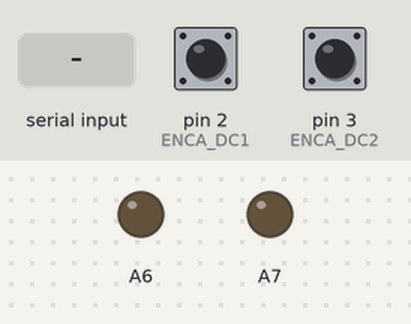
This sketch was run on a simulated Arduino Mega 2560, built with avr-gcc and run on an emulated ATmega2560. Shown: output pins drawn as LEDs (lit = HIGH). The test bench sets the inputs (shaded band); at power-on: pin 2 (ENCA_DC1) HIGH, pin 3 (ENCA_DC2) HIGH. Pins used as bus, display or sensor lines are not drawn; what the sketch prints to the serial monitor is not drawn.

Above: at 1.2 s.
1.3 s: "1" received over Serial
2.8 s: byte 82 ('R') received over Serial
4.3 s: byte 76 ('L') received over Serial
5.8 s: byte 87 ('W') received over Serial
7.3 s: "F" received over the second serial link
At 8.5 s:
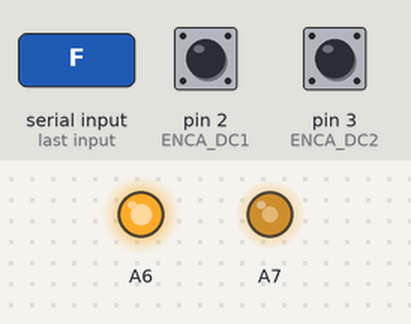
8.8 s: byte 119 ('w') received over Serial
At 9.2 s:
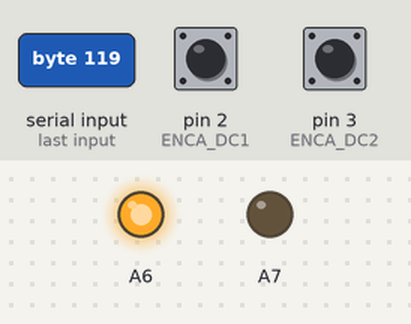
Timing chart, 0 to 11.3 s (numbered marks = the images above; inputs shaded):
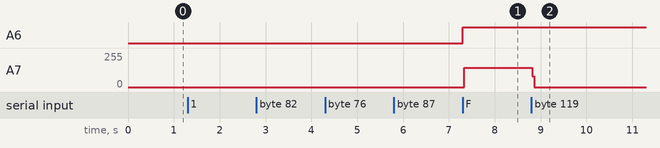

Measured:
- after the input at 1.3 s, every drawn part: stays the same
- after the input at 2.8 s, every drawn part: stays the same
- after the input at 4.3 s, every drawn part: stays the same
- after the input at 5.8 s, every drawn part: stays the same
- after the input at 7.3 s, A6: LOW → HIGH at once; A7: 0/255 → 146/255 at once
- after the input at 8.8 s, A7: 146/255 → 0/255 at once

The sketch:

control_bluetooth_v1.ino
```cpp
// DC_Motor_Encoder
#include <util/atomic.h>
  // Declare DC1
  #define ENCA_DC1  2
  #define ENCB_DC1  A1
  #define PWM_DC1   13
  #define IN2_DC1   46
  // Declare DC2
  #define ENCA_DC2  3
  #define ENCB_DC2  49
  #define PWM_DC2   45
  #define IN2_DC2   44


  // Setting_PID_Motor_DC1
  int pwr_DC1;
  int dir_DC1;
  long prevT_DC1 = 0;
  int posPrev_DC1 = 0;
  volatile int pos_i_DC1 = 0;
  volatile float velocity_i_DC1 = 0;
  volatile long prevT_i_DC1 = 0;
  float eintegral_DC1 = 0;
  float v1Filt = 0;
  float v1Prev = 0;
  // Setting_PID_Motor_DC2
  int pwr_DC2;
  int dir_DC2;
  long prevT_DC2 = 0;
  int posPrev_DC2 = 0;
  volatile int pos_i_DC2 = 0;
  volatile float velocity_i_DC2 = 0;
  volatile long prevT_i_DC2 = 0;
  float eintegral_DC2 = 0;
  float v2Filt = 0;
  float v2Prev = 0;
  // Setting_boot_speed
  int speed_pwm = 80;
  int rotation_speed = 30;

// StepperMotor
#include <StepperMotor.h>
  #define pul       A7
  #define dir_step  A6
  #define increase  (0.03)
  // Setup_StepperMotor
  StepperMotor stepper(pul, dir_step);
  // Setting_StepperMotor
  float disPerRound = 1.0 ;// only round: 1.0 round, vitme T8-4mm: 4.0 mm, GT2 Pulley 16 Teeth: 16x2 = 32.0 mm
  int microStep = 1; //1: full step, 2: haft step, ...
  float angleStep = 0.05625; //a step angle of 1.8 degrees with 200 steps per revolution
  float stepsPerUnit = (1 / disPerRound) * 360.0 * microStep / angleStep; //steps/round or steps/mm ...
  float target = 0;
  int count_stepper_motor=0;

// BLUETOOTH
#include <SoftwareSerial.h>
  SoftwareSerial BLUETOOTH(A15, A14);
  char Text_bluetooth;  //for receiving bluetooth

// Control Mode setting
  #define data_rate (9600)  // 9600, 19200, 38400, 57600, 115200 baud
  int Mode_action_form = 0;
  // Mode_action_form = 0 điều khiển chạy dài
  // Mode_action_form = 1 điều khiển nâng hạ
  int Mode_control_signal = 0;

void setup() {
  Serial.begin(data_rate);
  BLUETOOTH.begin(data_rate);
  // Stepper
  stepper.setStepsPerUnit(stepsPerUnit);
  stepper.setSpeed(2.0);  //set 2 round/s
  stepper.setStartDirection(HIGH);
  // DC1
  pinMode(ENCA_DC1, INPUT);
  pinMode(ENCB_DC1, INPUT);
  pinMode(PWM_DC1, OUTPUT);
  pinMode(IN2_DC1, OUTPUT);
  // DC2
  pinMode(ENCA_DC2, INPUT);
  pinMode(ENCB_DC2, INPUT);
  pinMode(PWM_DC2, OUTPUT);
  pinMode(IN2_DC2, OUTPUT);
  // Encoder
  attachInterrupt(digitalPinToInterrupt(ENCA_DC1), readEncoder_DC1, RISING);
  attachInterrupt(digitalPinToInterrupt(ENCA_DC2), readEncoder_DC2, RISING);
}

void loop() {
  float vt_DC1;
  float vt_DC2;

  Bluetooth(vt_DC1, vt_DC2);

  if (Mode_action_form == 1) {
    vt_DC1 = 0;
    vt_DC2 = 0;
    count_stepper_motor = target;
    stepper.moveTo(target);
  }

  PID(vt_DC1, vt_DC2);

  setMotor(dir_DC1, pwr_DC1, PWM_DC1, IN2_DC1);
  setMotor(dir_DC2, pwr_DC2, PWM_DC2, IN2_DC2);

}

void Bluetooth (float vt_DC1, float vt_DC2) {
  //Dk Bluetooth
  if (BLUETOOTH.available()) {
    Text_bluetooth = BLUETOOTH.read();
    Serial.write(Text_bluetooth);
  }
  if (Serial.available()) {
    Text_bluetooth = Serial.read();
    Serial.write(Text_bluetooth);
    BLUETOOTH.write(Text_bluetooth);
  }
  switch (Text_bluetooth) {
    case '1': {
      speed_pwm = 20;
    }
      break;

    case '2': {
      speed_pwm = 50;
    }
      break;

    case '3': {
      speed_pwm = 80;
    }
      break;

    case '4': {
      speed_pwm = 110;
    }
      break;

    case '5': {
      speed_pwm = 140;
    }
      break;

    case '6': {
      speed_pwm = 170;
    }
      break;

    case '8': {
      speed_pwm = 200;
    }
      break;

    case '9': {
      speed_pwm = 230;
    }
      break;

    case 'F': {
      if (Mode_action_form == 0) {
        vt_DC1 = -speed_pwm;
        vt_DC2 = speed_pwm;
      }
      else {
        target = target + increase;
      }
    }
      break;

    case 'B': {
      if (Mode_action_form == 0) {
        vt_DC1 = speed_pwm;
        vt_DC2 = -speed_pwm;
      }
      else {
        target = target - increase;
      }
    }

      break;
    case 'R': {
      vt_DC1 = rotation_speed;
      vt_DC2 = rotation_speed;
    }
      break;

    case 'L': {
      vt_DC1 = -rotation_speed;
      vt_DC2 = -rotation_speed;
    }
      break;

    case 'W': {
      target = count_stepper_motor;
      Mode_action_form = 1;
    }
      break;
    case 'w': {
      target = count_stepper_motor;
      Mode_action_form = 0;
    }
      break;

    case 'S':
      vt_DC1 = 0;
      vt_DC2 = 0;
      break;

    defailt:
      vt_DC1 = 0;
      vt_DC2 = 0;
      break;
  }
}

void PID (float vt_DC1, float vt_DC2) {
  int pos_DC1 = 0;
  float velocity1_DC1 = 0;
  int pos_DC2 = 0;
  float velocity2_DC2 = 0;
  ATOMIC_BLOCK(ATOMIC_RESTORESTATE) {
    pos_DC1 = pos_i_DC1;
    velocity1_DC1 = velocity_i_DC1;
    pos_DC2 = pos_i_DC2;
    velocity2_DC2 = velocity_i_DC2;
  }
  //Compute velocity with method 1
  long currT_DC1 = micros();
  float deltaT_DC1 = ((float)(currT_DC1 - prevT_DC1)) / 1.0e6;
  velocity1_DC1 = (pos_DC1 - posPrev_DC1) / deltaT_DC1;
  posPrev_DC1 = pos_DC1;
  prevT_DC1 = currT_DC1;

  //Compute velocity with method 1
  long currT_DC2 = micros();
  float deltaT_DC2 = ((float)(currT_DC2 - prevT_DC2)) / 1.0e6;
  velocity2_DC2 = (pos_DC2 - posPrev_DC2) / deltaT_DC2;
  posPrev_DC2 = pos_DC2;
  prevT_DC2 = currT_DC2;

  //Convert count/s to RPM
  float v1 = velocity1_DC1 / 600.0 * 60.0;
  float v2 = velocity2_DC2 / 600.0 * 60.0;

  //Low-pass filter (25 Hz cutoff)
  v1Filt = 0.854 * v1Filt + 0.0728 * v1 + 0.0728 * v1Prev;
  v1Prev = v1;
  v2Filt = 0.854 * v2Filt + 0.0728 * v2 + 0.0728 * v2Prev;
  v2Prev = v2;

  //set a target
  //float vt_DC1 = 100*sin(currT_DC1 /1e6);
  //float vt_DC2 = 100*sin(currT_DC1 /1e6);

  // compute the control signal u
  float kp_DC1 = 2.2;
  float ki_DC1 = 4.2;
  // compute the control signal u
  float kp_DC2 = 1.9;
  float ki_DC2 = 3.82;

  float e_DC1 = vt_DC1 - v1Filt;
  eintegral_DC1 = eintegral_DC1 + e_DC1 * deltaT_DC1;
  float u_DC1 = kp_DC1 * e_DC1 + ki_DC1 * eintegral_DC1;

  float e_DC2 = vt_DC2 - v2Filt;
  eintegral_DC2 = eintegral_DC2 + e_DC2 * deltaT_DC2;
  float u_DC2 = kp_DC2 * e_DC2 + ki_DC2 * eintegral_DC2;

  //Set the motor speed and direction
  dir_DC1 = -1;
  if (u_DC1 < 0) {
    dir_DC1 = 1;
  }
  int pwr_DC1 = (int)fabs(u_DC1);
  if (pwr_DC1 > 255) {
    pwr_DC1 = 255;
  }
  //Set the motor speed and direction
  dir_DC2 = 1;
  if (u_DC2 < 0) {
    dir_DC2 = -1;
  }
  pwr_DC2 = (int)fabs(u_DC2);
  if (pwr_DC2 > 255) {
    pwr_DC2 = 255;
  }
}

void setMotor(int dir, int pwmVal, int pwm, int in2) {
  analogWrite(pwm, pwmVal);
  if (dir == 1) {
    digitalWrite(in2, LOW);
  } else if (dir == -1) {
    digitalWrite(in2, HIGH);
  }
}

void readEncoder_DC1() {
  int b_DC1 = digitalRead(ENCB_DC1);
  int increment_DC1 = 0;
  if (b_DC1 > 0) {
    increment_DC1 = 1;
  } else {
    increment_DC1 = -1;
  }
  pos_i_DC1 = pos_i_DC1 + increment_DC1;

  //compute velocity with method 1
  long currT_DC1 = micros();
  float deltaT_DC1 = ((float)(currT_DC1 - prevT_i_DC1)) / 1.0e6;
  velocity_i_DC1 = increment_DC1 / deltaT_DC1;
  prevT_i_DC1 = currT_DC1;
}

void readEncoder_DC2() {
  int b_DC2 = digitalRead(ENCB_DC2);
  int increment_DC2 = 0;
  if (b_DC2 > 0) {
    increment_DC2 = 1;
  } else {
    increment_DC2 = -1;
  }
  pos_i_DC2 = pos_i_DC2 + increment_DC2;

  //compute velocity with method 2
  long currT_DC2 = micros();
  float deltaT_DC2 = ((float)(currT_DC2 - prevT_i_DC2)) / 1.0e6;
  velocity_i_DC2 = increment_DC2 / deltaT_DC2;
  prevT_i_DC2 = currT_DC2;
}
```
